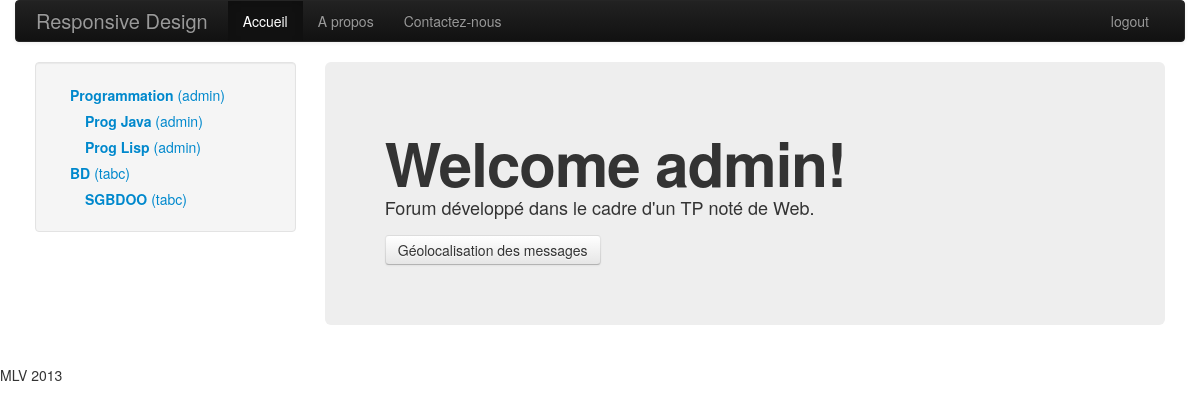
The page /forum.php (signed in) on the database its author committed.
### tables this page shows
CREATE TABLE theme (idthm serial primary key, libthm varchar(100) NOT NULL, datecrthm date, iduserthm bigint unsigned NOT NULL, idsuperthm bigint unsigned, FOREIGN KEY (iduserthm) REFERENCES usr (iduser), FOREIGN KEY (idsuperthm) REFERENCES theme (idthm));

CREATE TABLE  usr(iduser serial primary key, loginuser varchar(30) NOT NULL, passwduser varchar(15) NOT NULL, emailuser varchar(100), dateinsuser date, idgrp bigint unsigned, foreign key (idgrp) references groupe(idgrp));

### php/config.php (called while the page is built, shortened)
<?php
require 'MySql/MySqlConnection.php';
require 'MySql/MySqlCommand.php';
$Connection = new MySqlConnection();
?>

### php/MySql/MySqlConnection.php (called while the page is built, shortened)
<?php
class MySqlConnection {
	private $mysqli;
	public function __construct($host = 'db499579863.db.1and1.com' , $user = 'lfeltz', $pass = 'Wuunoi6q', $db = 'lfeltz_db')
	{
		$this->mysqli = new mysqli($host, $user, $pass, $db);
	}
	public function prepare($cmd){
		$stmt = $this->mysqli->prepare($cmd);
		return $stmt;
	}
}
?>

### php/MySql/MySqlCommand.php (called while the page is built, shortened)
<?php
class MySqlCommand
{
	private $parametersValues;
	private $parametersTypes;
	private $nbParameters;
	public function __construct(MySqlConnection $connection, $queryText)
	{
		$this->stmt = $connection->prepare($queryText);
		$this->parametersTypes = "";
		$this->parametersValues = array();
		$this->nbParameters = 0;
	}
	public function AddParameter($type, $value)
	{
		$this->parametersValues[$this->nbParameters] = $value;
		$this->parametersTypes .= $type;
		$this->nbParameters++;
	}
	public function ExecuteQuery()
	{
		$this->bindParam();
		$this->stmt->execute();
		if($result = $this->stmt->get_result())
		{
			$index=0;
			$Rows = array();
			while ($row = $result->fetch_assoc())
			{
				$Rows[$index] = $row;
				$index++;
			}
			return $Rows;
		}
	}
	private function bindParam()
	{
		$stmt = $this->stmt;
		call_user_func_array(array($stmt, "bind_param"), $this->refValues(array_merge(array($this->parametersTypes), $this->parametersValues)));
	}
	private function refValues($arr)
	{
	    if (strnatcmp(phpversion(),'5.3') >= 0)
	    {
	        $refs = array();
	        foreach($arr as $key => $value)
	            $refs[$key] = &$arr[$key];
	        return $refs;
	    }
	    return $arr;
	}
}

### forum.php (the view, shortened to what this page needs)
<!DOCTYPE html>
<html lang="fr">
<head>
<?php
require 'php/config.php';
?>
</head>
<body>
	<div class="container">
		<?php include 'contents/navbar.php'; ?>
	    <div class="container-fluid">
	      <div class="row-fluid">
	        <div class="span3">
	          <div class="well sidebar-nav">
	            <ul class="nav nav-list">
	            <?php
					function printSousCategorie($Connection, $iduser, $iduserthm){
						$idthm = -1;
						$Command = new MySqlCommand($Connection, "SELECT theme.idthm, theme.libthm, usrthm.loginuser AS loginusrthm, usr.loginuser FROM ((((theme INNER JOIN accessthm ON theme.idthm=accessthm.idthm) INNER JOIN groupe ON accessthm.idgrp=groupe.idgrp) INNER JOIN usr ON groupe.idgrp=usr.idgrp) INNER JOIN usr AS usrthm ON theme.iduserthm=usrthm.iduser) WHERE usr.iduser=? && idsuperthm=?");
						$Command->AddParameter(ParamType::String, $iduser);
						$Command->AddParameter(ParamType::String, $iduserthm);
						$res = $Command->ExecuteQuery();
						foreach($res as $row)
						{
							echo "<li " . ($idthm==$row['idthm']?"class='active'":"") . "><a href='?idthm=$row[idthm]'><b>$row[libthm]</b> ($row[loginusrthm])</a></li><ul class='nav nav-list'>";
							printSousCategorie($Connection, $iduser, $row["idthm"]);
							echo "</ul>";
						}
					}
					$idthm = -1;
					$Command = new MySqlCommand($Connection, "SELECT theme.idthm, theme.libthm, usrthm.loginuser AS loginusrthm, usr.loginuser FROM ((((theme INNER JOIN accessthm ON theme.idthm=accessthm.idthm) INNER JOIN groupe ON accessthm.idgrp=groupe.idgrp) INNER JOIN usr ON groupe.idgrp=usr.idgrp) INNER JOIN usr AS usrthm ON theme.iduserthm=usrthm.iduser) WHERE usr.iduser=? && idsuperthm is NULL");
					$Command->AddParameter(ParamType::String, $_SESSION["iduser"]);
					$res = $Command->ExecuteQuery();
					foreach($res as $row)
					{
						echo "<li " . ($idthm==$row['idthm']?"class='active'":"") . "><a href='?idthm=$row[idthm]'><b>$row[libthm]</b> ($row[loginusrthm])</a></li><ul class='nav nav-list'>";
						printSousCategorie($Connection, $_SESSION["iduser"], $row["idthm"]);
						echo "</ul>";
					}
	            ?>
	            </ul>
	          </div>
	        </div>
	        <div class="span9">
	          <div class="hero-unit">
	            <h1>Welcome <?php echo $_SESSION["username"] ?>!</h1>
	            <p>Forum développé dans le cadre d'un TP noté de Web.</p>
				<a href="#myModal" role="button" class="btn" data-toggle="modal" >Géolocalisation des messages</a>
	          </div>
	        </div>
	      </div>
		</div>
	</div>
</body>
</html>

### contents/navbar.php (shortened to what this page needs)
<div class="navbar navbar-inverse">
	<div class="navbar-inner">
		 <a class="brand" href="#">Responsive Design</a>
		<div class="nav-collapse collapse">
			<ul class="nav">
				<li class="active"><a href="#">Accueil</a></li>
				<li><a href="#">A propos</a></li>
				<li><a href="#">Contactez-nous</a></li>
			</ul>
			<ul class="nav pull-right">
				<li><a href="php/Logout.php">logout</a></li>
			</ul>
		</div>
	</div>
</div>

### forum.php (style rules this page uses)
html { height: 100% }
body { height: 100%; margin: 0; padding: 0 }

### rows shown on the page
theme: libthm "Programmation", iduserthm.loginuser "admin"
theme: libthm "Prog Java", iduserthm.loginuser "admin"
theme: libthm "Prog Lisp", iduserthm.loginuser "admin"
theme: libthm "BD", iduserthm.loginuser "tabc"
theme: libthm "SGBDOO", iduserthm.loginuser "tabc"

### other values the page prints
$_SESSION["username"] "admin"
